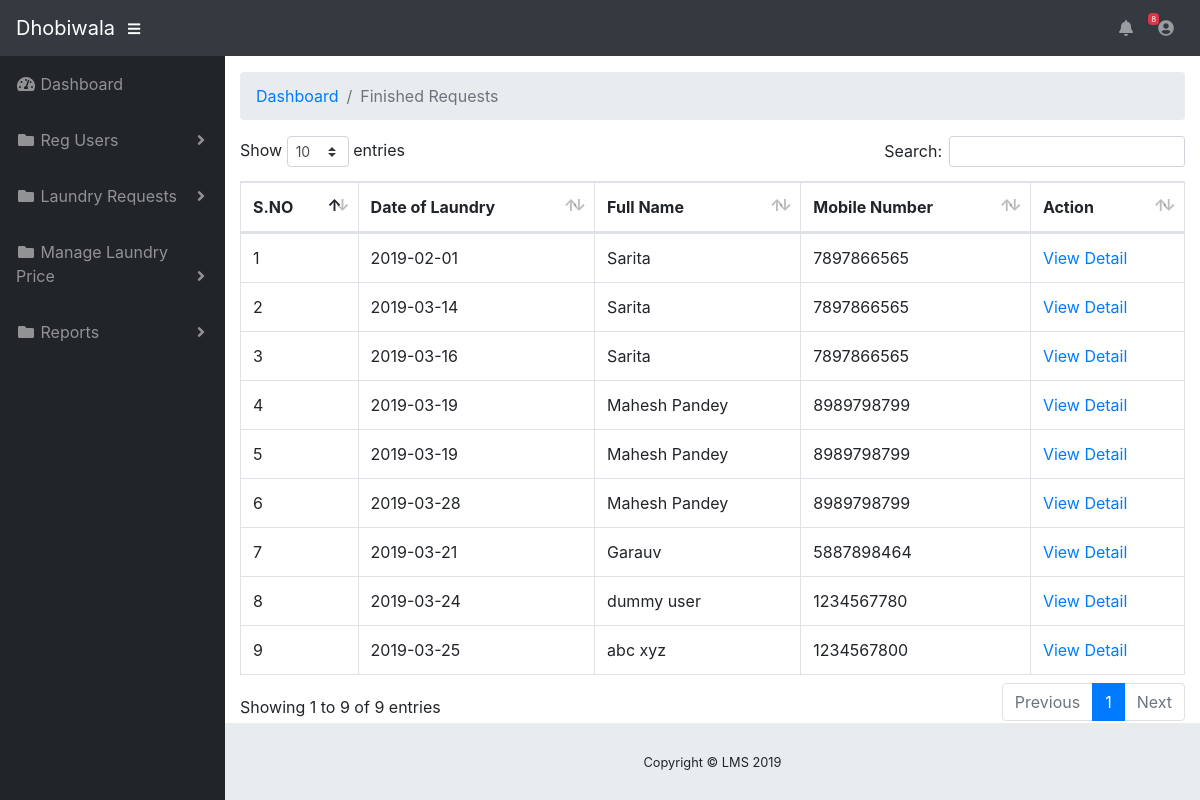
Screenshot of /lms/admin/finish-request.php (signed in) with the database file from the repository.
### tables this page shows
CREATE TABLE `tbllaundryreq` (
  `ID` int(10) NOT NULL,
  `UserID` int(11) DEFAULT NULL,
  `DateofLaundry` date DEFAULT NULL,
  `TopWear` varchar(120) DEFAULT NULL,
  `BootomWear` varchar(120) DEFAULT NULL,
  `WoolenCloth` varchar(120) DEFAULT NULL,
  `Other` varchar(120) DEFAULT NULL,
  `Service` varchar(120) DEFAULT NULL,
  `PickupAddress` varchar(250) DEFAULT NULL,
  `ContactPerson` varchar(120) DEFAULT NULL,
  `Description` varchar(120) DEFAULT NULL,
  `Status` varchar(5) NOT NULL,
  `Othercharges` bigint(20) DEFAULT NULL,
  `postingDate` timestamp NULL DEFAULT current_timestamp(),
  `PaymentType` varchar(50) DEFAULT NULL
);

CREATE TABLE `tbluser` (
  `Id` int(11) NOT NULL,
  `FullName` varchar(120) DEFAULT NULL,
  `Email` varchar(120) DEFAULT NULL,
  `MobileNumber` bigint(10) DEFAULT NULL,
  `Password` varchar(120) NOT NULL,
  `regDate` timestamp NULL DEFAULT current_timestamp()
);

### lms/admin/finish-request.php (the view, shortened to what this page needs)
<?php
include('include/dbconnection.php');
if (strlen($_SESSION['ldaid']==0)) {
  header('location:logout.php');
  } else{
  ?>
<!DOCTYPE html>
<html lang="en">
<head>
  <link href="vendor/fontawesome-free/css/all.min.css" rel="stylesheet" type="text/css">
  <link href="vendor/datatables/dataTables.bootstrap4.css" rel="stylesheet">
  <link href="css/sb-admin.css" rel="stylesheet">
</head>
<body id="page-top">
<?php include('include/header.php');?>
  <div id="wrapper">
    <?php include('include/sidebar.php');?>
    <div id="content-wrapper">
      <div class="container-fluid">
        <ol class="breadcrumb">
          <li class="breadcrumb-item">
            <a href="dashboard.php">Dashboard</a>
          </li>
          <li class="breadcrumb-item active">Finished Requests</li>
        </ol>
<table class="table table-bordered" id="dataTable" width="100%" cellspacing="0">
 <thead>
                <tr>
                  <th>S.NO</th>
                  <th>Date of Laundry</th>
                  <th>Full Name</th>
              <th>Mobile Number</th>
                   <th>Action</th>
                </tr>
              </thead>
               <?php
$ret=mysqli_query($con,"select tbllaundryreq.DateofLaundry,tbllaundryreq.ID, tbluser.FullName,tbluser.MobileNumber from  tbllaundryreq inner join tbluser on tbluser.ID=tbllaundryreq.UserId where tbllaundryreq.Status='3'");
$cnt=1;
while ($row=mysqli_fetch_array($ret)) {
?>
                <tr>
                  <td><?php echo $cnt;?></td>
              <td><?php  echo $row['DateofLaundry'];?></td>
                  <td><?php  echo $row['FullName'];?></td>
                  <td><?php  echo $row['MobileNumber'];?></td>
                  <td><a href="view-finishrequest.php?editid=<?php echo $row['ID'];?>">View Detail</a>
                </tr>
                <?php
$cnt=$cnt+1;
}?>
</table>
      </div>
      <?php include('include/footer.php');?>
    </div>
  </div>
</body>
</html>
<?php }  ?>

### lms/admin/include/header.php (shortened to what this page needs)
 <nav class="navbar navbar-expand navbar-dark bg-dark static-top">
    <a class="navbar-brand mr-1" href="dashboard.php">Dhobiwala</a>
    <button class="btn btn-link btn-sm text-white order-1 order-sm-0" id="sidebarToggle" href="#">
      <i class="fas fa-bars"></i>
    </button>
<ul class="navbar-nav ml-auto ml-md-0">
   <li class="nav-item dropdown no-arrow mx-1">
        <a class="nav-link dropdown-toggle" href="#" id="alertsDropdown" role="button" data-toggle="dropdown" aria-haspopup="true" aria-expanded="false">
          <i class="fas fa-bell fa-fw"></i>
                    <?php
$ret1=mysqli_query($con,"select tbluser.FullName,tbllaundryreq.ID from tbllaundryreq join tbluser on tbluser.id=tbllaundryreq.UserID where tbllaundryreq.Status='0'");
$num=mysqli_num_rows($ret1);
?>
          <span class="badge badge-danger"><?php echo $num;?></span>
        </a>
      </li>
      <li class="nav-item dropdown no-arrow">
        <a class="nav-link dropdown-toggle" href="#" id="userDropdown" role="button" data-toggle="dropdown" aria-haspopup="true" aria-expanded="false">
          <i class="fas fa-user-circle fa-fw"></i>
        </a>
      </li>
    </ul>
  </nav>

### lms/admin/include/sidebar.php (shortened to what this page needs)
<ul class="sidebar navbar-nav">
      <li class="nav-item">
        <a class="nav-link" href="dashboard.php">
          <i class="fas fa-fw fa-tachometer-alt"></i>
          <span>Dashboard</span>
        </a>
      </li>
      <li class="nav-item dropdown">
        <a class="nav-link dropdown-toggle" href="#" id="pagesDropdown" role="button" data-toggle="dropdown" aria-haspopup="true" aria-expanded="false">
          <i class="fas fa-fw fa-folder"></i>
          <span>Reg Users</span>
        </a>
      </li>
      <li class="nav-item dropdown">
        <a class="nav-link dropdown-toggle" href="#" id="pagesDropdown" role="button" data-toggle="dropdown" aria-haspopup="true" aria-expanded="false">
          <i class="fas fa-fw fa-folder"></i>
          <span>Laundry Requests</span>
        </a>
      </li>
       <li class="nav-item dropdown">
        <a class="nav-link dropdown-toggle" href="#" id="pagesDropdown" role="button" data-toggle="dropdown" aria-haspopup="true" aria-expanded="false">
          <i class="fas fa-fw fa-folder"></i>
          <span>Manage Laundry Price</span>
        </a>
      </li>
      <li class="nav-item dropdown">
        <a class="nav-link dropdown-toggle" href="#" id="pagesDropdown" role="button" data-toggle="dropdown" aria-haspopup="true" aria-expanded="false">
          <i class="fas fa-fw fa-folder"></i>
          <span>Reports</span>
        </a>
      </li>
    </ul>

### lms/admin/include/footer.php
<footer class="sticky-footer">
       <div class="container my-auto">
         <div class="copyright text-center my-auto">
           <span>Copyright © LMS 2019</span>
         </div>
       </div>
     </footer>

### rows the page displays
tbllaundryreq: DateofLaundry "2019-02-01", UserID.FullName "Sarita", UserID.MobileNumber "7897866565"
tbllaundryreq: DateofLaundry "2019-03-14", UserID.FullName "Sarita", UserID.MobileNumber "7897866565"
tbllaundryreq: DateofLaundry "2019-03-16", UserID.FullName "Sarita", UserID.MobileNumber "7897866565"
tbllaundryreq: DateofLaundry "2019-03-19", UserID.FullName "Mahesh Pandey", UserID.MobileNumber "8989798799"
tbllaundryreq: DateofLaundry "2019-03-19", UserID.FullName "Mahesh Pandey", UserID.MobileNumber "8989798799"
tbllaundryreq: DateofLaundry "2019-03-28", UserID.FullName "Mahesh Pandey", UserID.MobileNumber "8989798799"
tbllaundryreq: DateofLaundry "2019-03-21", UserID.FullName "Garauv", UserID.MobileNumber "5887898464"
tbllaundryreq: DateofLaundry "2019-03-24", UserID.FullName "dummy user", UserID.MobileNumber "1234567780"
tbllaundryreq: DateofLaundry "2019-03-25", UserID.FullName "abc xyz", UserID.MobileNumber "1234567800"

### other values shown
$num "8"
